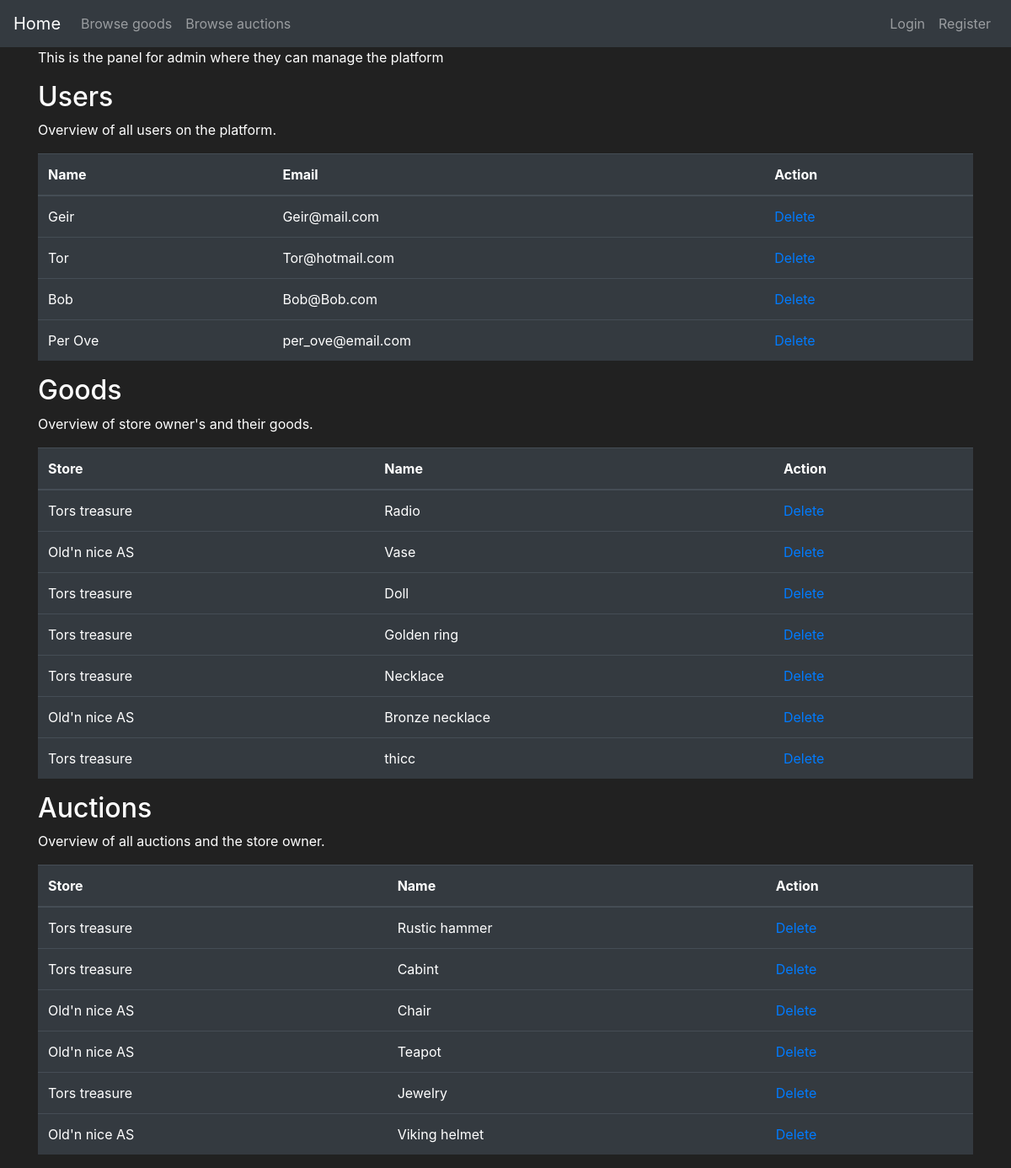
Before: /admin_panel with the older database file.
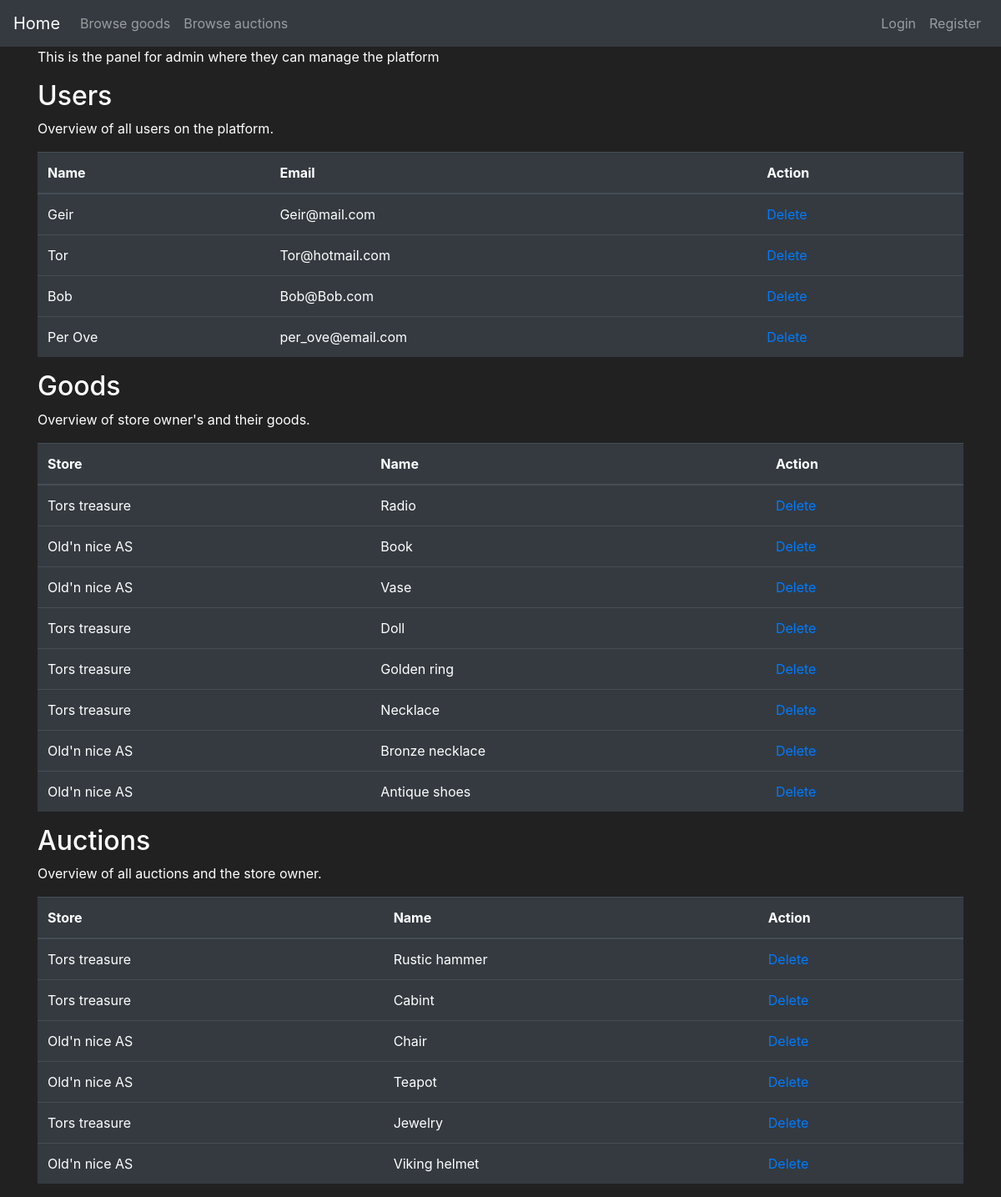
After: the same page with the newer database file.
### app_flask/models.py (models this page shows, shortened)
class User(db.Model, UserMixin):
    id = db.Column(db.Integer(), primary_key=True)
    username = db.Column(db.String(length=25), nullable=False, unique=True)
    email = db.Column(db.String(length=60), nullable=False, unique=True)
    password_hash = db.Column(db.String(length=60), nullable=False)
    profile_type = db.Column(db.Boolean(), nullable=False, default=False)
    cash = db.Column(db.Integer(), nullable=False, default=2000)
    date_created = db.Column(db.DateTime(), default=datetime.utcnow)
    goods = db.relationship('Goods', backref='goods_owned_by_user', lazy=True)
    store = db.relationship('Store', backref='store_owner', lazy=True)
    @property
    def password(self):
        return self.password

class Goods(db.Model):
    id = db.Column(db.Integer, primary_key=True)
    name = db.Column(db.String(30), nullable=False)
    description = db.Column(db.String(70), unique=False, nullable=False)
    price = db.Column(db.Integer, unique=False, nullable=False)
    product_number = db.Column(db.String(length=6), nullable=False, unique=True)
    goods_type = db.Column(db.Boolean(), nullable=False, default=False)
    date_created = db.Column(db.DateTime(), default=datetime.utcnow)
    user_owner = db.Column(db.Integer(), db.ForeignKey('user.id'))
    store_owner = db.Column(db.Integer(), db.ForeignKey('store.id'))

class Store(db.Model):
    id = db.Column(db.Integer(), primary_key=True)
    store_name = db.Column(db.String(length=30), nullable=False, unique=True)
    street_address = db.Column(db.String(length=40), nullable=False)
    street_number = db.Column(db.Integer(), nullable=False)
    postal_code = db.Column(db.Integer(), nullable=False)
    province = db.Column(db.String(length=50), nullable=False)
    store_email = db.Column(db.String(length=50), nullable=False, unique=True)
    store_phone = db.Column(db.Integer(), nullable=False)
    date_created = db.Column(db.DateTime(), default=datetime.utcnow)
    user_owner = db.Column(db.Integer(), db.ForeignKey('user.id'))
    goods = db.relationship('Goods', backref='owned_store', lazy=True)

### app_flask/main/routes.py (the view)
@bp.route('/admin_panel', methods=['GET', 'POST'])
def display_admin_panel():
    buy_form = BuyGoodsForm()
    db_users = show_users_from_db()
    auction_form = AuctionGoodsForm()
    items = db.session.query(Goods, Store).filter(and_(Store.id == Goods.store_owner, Goods.goods_type == 0)).all()
    auction_items = db.session.query(Goods, Store).filter(
        and_(Store.id == Goods.store_owner, Goods.goods_type == 1)).all()
    return render_template('adminPanel.html', db_users=db_users, items=items, auction_items=auction_items,
                           buy_form=buy_form, auction_form=auction_form)

### app_flask/__init__.py (called while the page is built)
def create_app():
    app = Flask(__name__)
    app.config['SQLALCHEMY_DATABASE_URI'] = 'sqlite:///appDB.db'
    app.config['SECRET_KEY'] = '5f4b0959c458e6b06c51097e'
    app.config['UPLOADE_FOLDER'] = picFolder
    db.init_app(app)
    bcrypt.init_app(app)
    login_manager.init_app(app)
    from app_flask.auth import bp as auth_bp
    app.register_blueprint(auth_bp)
    from app_flask.main import bp as main_bp
    app.register_blueprint(main_bp)
    return app

### app_flask/main/use_cases.py (called while the page is built)
def show_users_from_db():
    app = create_app()
    ctx = app.app_context()
    ctx.push()
    user_query = User.query.filter(User.username.isnot("Admin"))
    ctx.pop()
    return user_query

### app_flask/templates/adminPanel.html (shortened to what this page needs)
{% extends 'base.html' %}
{% block content %}
<div class="container">
    <p>This is the panel for admin where they can manage the platform</p>
</div>
<div class="container">
    <h2>Users</h2>
    <p>Overview of all users on the platform.</p>
    <table class="table table-hover table-dark">
        <thead>
            <tr>
                <th scope="col">Name</th>
                <th scope="col">Email</th>
                <th scope="col">Action</th>
            </tr>
        </thead>
        <tbody>
            {% for users in db_users %}
            <tr>
                <td class=".table-striped">{{ users.username}}</td>
                <td class=".table-striped">{{ users.email}}</td>
                <td class=".table-striped"><a href="{{ url_for('main.delete_user', id=users.id)}}">Delete</a></td>
            </tr>
            {% endfor %}
        </tbody>
    </table>
</div>
<div class="container">
    <h2>Goods</h2>
    <p>Overview of store owner's and their goods.</p>
    <table class="table table-hover table-dark">
        <thead>
            <tr>
                <th scope="col">Store</th>
                <th scope="col">Name</th>
                <th scope="col">Action</th>
            </tr>
        </thead>
        <tbody>
            {% for item, store in items %}
            <tr>
                <td class=".table-striped">{{store.store_name}}</td>
                <td class=".table-striped">{{item.name}}</td>
                <td class=".table-striped"><a href="{{ url_for('main.delete_goods', id=item.id)}}">Delete</a></td>
            </tr>
            {% endfor %}
        </tbody>
    </table>
</div>
<div class="container">
    <h2>Auctions</h2>
    <p>Overview of all auctions and the store owner.</p>
    <table class="table table-hover table-dark">
        <thead>
        <tr>
            <th scope="col">Store</th>
            <th scope="col">Name</th>
            <th scope="col">Action</th>
        </tr>
        </thead>
        <tbody>
        {% for item, store in auction_items %}
        <tr>
            <td class=".table-striped">{{store.store_name}}</td>
            <td class=".table-striped">{{item.name}}</td>
            <td class=".table-striped"><a href="{{ url_for('main.delete_goods', id=item.id)}}">Delete</a></td>
            {% endfor %}
        </tr>
        </tbody>
    </table>
</div>
{% endblock %}

Changed rows visible on the page:
removed Goods: store_name "Tors treasure", name "thicc", shown under "Goods"
now on this page (row edited): Goods: store_name "Old'n nice AS", name "Book", shown under "Goods"
now on this page (row edited): Goods: store_name "Old'n nice AS", name "Antique shoes", shown under "Goods"
